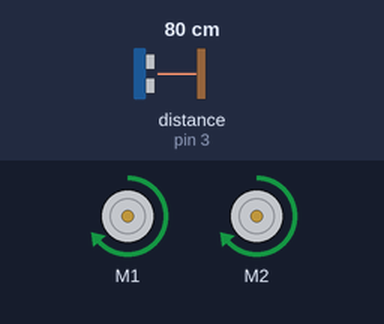
Bench run of a sketch on a simulated Arduino Uno, built with avr-gcc and run on an emulated ATmega328P. Shown: 2 × DC motor (green arrow = forward, orange = backward, longer = faster). The inputs (shaded band) are chosen by the test bench; at power-on: distance to the obstacle (sensor on pin 3) 80 cm. Random numbers use the default seed unless the sketch sets one.

Above: at 1.2 s.
1.3 s: distance to the obstacle (sensor on pin 3) set to 42 cm
2.8 s: distance to the obstacle (sensor on pin 3) set to 36 cm
At 4.2 s:
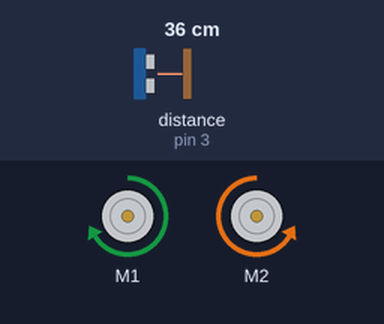
4.5 s: distance to the obstacle (sensor on pin 3) set to 4 cm
6.0 s: distance to the obstacle (sensor on pin 3) set to 2 cm
At 6.9 s:
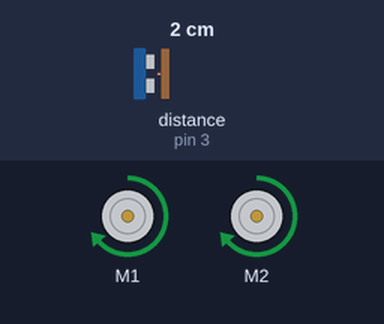
7.6 s: distance to the obstacle (sensor on pin 3) set to 9 cm
At 8.4 s:
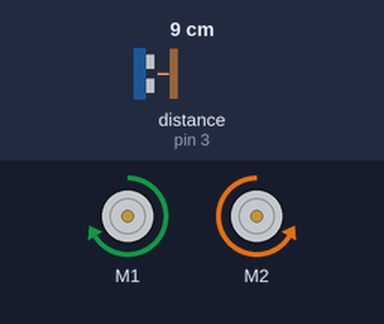
Timing chart, 0 to 10.1 s (numbered marks = the images above; inputs shaded):
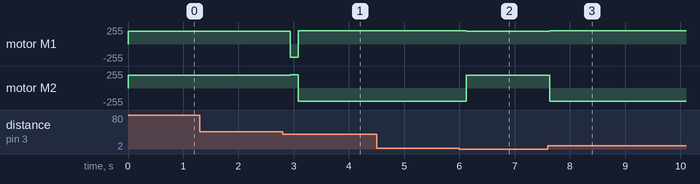

Measured:
- the behaviour switches between 40 and 39 cm on distance to the obstacle (sensor on pin 3) (found by bisection; images 0 and 1)
- the behaviour switches between 3 and 2 cm on distance to the obstacle (sensor on pin 3) (found by bisection; images 1 and 2)
- after the input at 1.3 s, every drawn part: stays the same
- after the input at 2.8 s, motor M1: forward 190/255 → backward 200/255 after 0.13 s, → forward 200/255 0.15 s later; motor M2: forward 190/255 → forward 200/255 after 0.13 s, → backward 200/255 0.15 s later
- after the input at 4.5 s, every drawn part: stays the same
- after the input at 6.0 s, motor M1: forward 200/255 → forward 190/255 after 0.12 s; motor M2: backward 200/255 → forward 190/255 after 0.12 s
- after the input at 7.6 s, motor M1: forward 190/255 → forward 200/255 at once; motor M2: forward 190/255 → backward 200/255 at once

The sketch:

Ultrasonic_car.ino
```cpp
// (licence header left out)
#include <Makeblock.h>
#include <Arduino.h>
#include <SoftwareSerial.h>
#include <Wire.h>

MeDCMotor MotorL(M1);
MeDCMotor MotorR(M2);
MeUltrasonicSensor UltrasonicSensor(PORT_3);
int moveSpeed = 190;
int turnSpeed = 200;
int distance=0;
int randnum = 0;
boolean leftflag,rightflag;

void setup()
{
    leftflag=false;
    rightflag=false;
    randomSeed(analogRead(0));
   // Serial.begin(9600);
}

void loop()
{
  distance = UltrasonicSensor.distanceCm();
  //Serial.println(distance);

  if(distance>2&&distance<40)
  {
    randnum=random(300);
    if(randnum > 150 && !rightflag)
    {
      leftflag=true;
      TurnLeft();
    }
    else
    {
      rightflag=true;
      TurnRight();
    }
  }
  else
  {
      leftflag=false;
      rightflag=false;
      Forward();
  }
  delay(150);
}

void Forward()
{
  MotorL.run(moveSpeed);
  MotorR.run(moveSpeed);
}
void Backward()
{
  MotorL.run(-moveSpeed);
  MotorR.run(-moveSpeed);
}
void TurnLeft()
{
  MotorL.run(-turnSpeed);
  MotorR.run(turnSpeed);
}
void TurnRight()
{
  MotorL.run(turnSpeed);
  MotorR.run(-turnSpeed);
}
```
